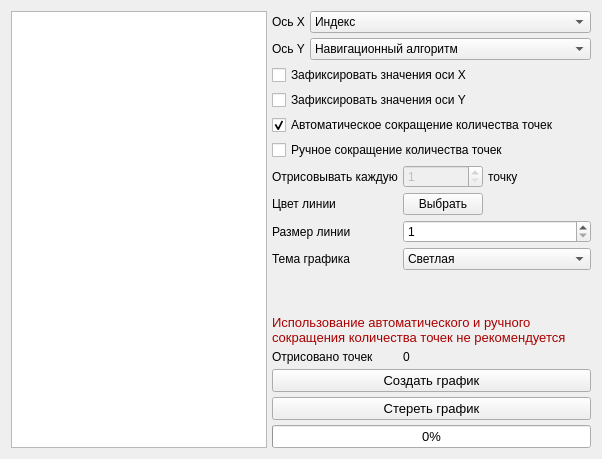
        <widget class="QWidget" name="tabChart">
         <attribute name="title">
          <string>График</string>
         </attribute>
         <layout class="QGridLayout" name="gridLayout_7">
          <item row="0" column="0">
           <layout class="QGridLayout" name="gridLayout_2" rowstretch="0,0,0,0,0,0,0,7,0,0,0,0,0,0,0,0" columnstretch="130,0,1,1,2">
            <property name="sizeConstraint">
             <enum>QLayout::SetDefaultConstraint</enum>
            </property>
            <property name="spacing">
             <number>5</number>
            </property>
            <item row="9" column="3" colspan="2">
             <widget class="QComboBox" name="cbChartTheme">
              <item>
               <property name="text">
                <string>Светлая</string>
               </property>
              </item>
              <item>
               <property name="text">
                <string>Лазурно-голубая</string>
               </property>
              </item>
              <item>
               <property name="text">
                <string>Темная</string>
               </property>
              </item>
              <item>
               <property name="text">
                <string>Песочно-коричневая</string>
               </property>
              </item>
              <item>
               <property name="text">
                <string>Синяя</string>
               </property>
              </item>
              <item>
               <property name="text">
                <string>Высокий контраст</string>
               </property>
              </item>
              <item>
               <property name="text">
                <string>Ледяная</string>
               </property>
              </item>
              <item>
               <property name="text">
                <string>QT</string>
               </property>
              </item>
             </widget>
            </item>
            <item row="7" column="1" colspan="2">
             <widget class="QLabel" name="lblChartPenColor">
              <property name="text">
               <string>Цвет линии</string>
              </property>
             </widget>
            </item>
            <item row="14" column="1" colspan="4">
             <widget class="QPushButton" name="pbDeleteChart">
              <property name="font">
               <font>
                <pointsize>10</pointsize>
               </font>
              </property>
              <property name="text">
               <string>Стереть график</string>
              </property>
             </widget>
            </item>
            <item row="15" column="1" colspan="4">
             <widget class="QProgressBar" name="prbrChartDrawing">
              <property name="font">
               <font>
                <pointsize>10</pointsize>
               </font>
              </property>
              <property name="minimum">
               <number>0</number>
              </property>
              <property name="maximum">
               <number>100</number>
              </property>
              <property name="value">
               <number>0</number>
              </property>
              <property name="textVisible">
               <bool>true</bool>
              </property>
              <property name="orientation">
               <enum>Qt::Horizontal</enum>
              </property>
              <property name="format">
               <string>%p%</string>
              </property>
             </widget>
            </item>
            <item row="6" column="3">
             <widget class="QDoubleSpinBox" name="sbChartAODensity">
              <property name="enabled">
               <bool>false</bool>
              </property>
              <property name="decimals">
               <number>0</number>
              </property>
              <property name="minimum">
               <double>1.000000000000000</double>
              </property>
              <property name="maximum">
               <double>100000.000000000000000</double>
              </property>
              <property name="singleStep">
               <double>1.000000000000000</double>
              </property>
              <property name="value">
               <double>1.000000000000000</double>
              </property>
             </widget>
            </item>
            <item row="6" column="1" colspan="2">
             <widget class="QLabel" name="lblChartAODensity">
              <property name="text">
               <string>Отрисовывать каждую</string>
              </property>
             </widget>
            </item>
            <item row="6" column="4">
             <widget class="QLabel" name="lblChartAODensity_2">
              <property name="text">
               <string>точку</string>
              </property>
             </widget>
            </item>
            <item row="5" column="1" colspan="4">
             <widget class="QCheckBox" name="chbChartUseAltOptimization">
              <property name="text">
               <string>Ручное сокращение количества точек</string>
              </property>
              <property name="checked">
               <bool>false</bool>
              </property>
             </widget>
            </item>
            <item row="13" column="1" colspan="4">
             <widget class="QPushButton" name="pbSetChart">
              <property name="font">
               <font>
                <pointsize>10</pointsize>
               </font>
              </property>
              <property name="text">
               <string>Создать график</string>
              </property>
             </widget>
            </item>
            <item row="0" column="2" colspan="3">
             <widget class="QComboBox" name="cbChartRow">
              <item>
               <property name="text">
                <string>Индекс</string>
               </property>
              </item>
              <item>
               <property name="text">
                <string>SNS</string>
               </property>
              </item>
              <item>
               <property name="text">
                <string>SND</string>
               </property>
              </item>
             </widget>
            </item>
            <item row="1" column="2" colspan="3">
             <widget class="QComboBox" name="cbChartColumn">
              <item>
               <property name="text">
                <string>Навигационный алгоритм</string>
               </property>
              </item>
              <item>
               <property name="text">
                <string>Продольная земная скорость</string>
               </property>
              </item>
              <item>
               <property name="text">
                <string>Вертикальная земная скорость</string>
               </property>
              </item>
              <item>
               <property name="text">
                <string>Боковая земная скорость</string>
               </property>
              </item>
              <item>
               <property name="text">
                <string>Воздушная скорость</string>
               </property>
              </item>
              <item>
               <property name="text">
                <string>Крен</string>
               </property>
              </item>
              <item>
               <property name="text">
                <string>Тангаж</string>
               </property>
              </item>
              <item>
               <property name="text">
                <string>Курс</string>
               </property>
              </item>
              <item>
               <property name="text">
                <string>Курс магнитный</string>
               </property>
              </item>
              <item>
               <property name="text">
                <string>Широта</string>
               </property>
              </item>
              <item>
               <property name="text">
                <string>Долгота</string>
               </property>
              </item>
              <item>
               <property name="text">
                <string>Высота</string>
               </property>
              </item>
              <item>
               <property name="text">
                <string>Ox скорость</string>
               </property>
              </item>
              <item>
               <property name="text">
                <string>Oy скорость</string>
               </property>
              </item>
              <item>
               <property name="text">
                <string>Oz скорость</string>
               </property>
              </item>
              <item>
               <property name="text">
                <string>Угол атаки</string>
               </property>
              </item>
              <item>
               <property name="text">
                <string>Угол скольжения</string>
               </property>
              </item>
              <item>
               <property name="text">
                <string>Барометрическая высота</string>
               </property>
              </item>
              <item>
               <property name="text">
                <string>Статическое давление</string>
               </property>
              </item>
              <item>
               <property name="text">
                <string>Температура наружного воздуха</string>
               </property>
              </item>
              <item>
               <property name="text">
                <string>Продольная перегрузка</string>
               </property>
              </item>
              <item>
               <property name="text">
                <string>Вертикальная перегрузка</string>
               </property>
              </item>
              <item>
               <property name="text">
                <string>Боковая перегрузка</string>
               </property>
              </item>
              <item>
               <property name="text">
                <string>Путевой угол</string>
               </property>
              </item>
              <item>
               <property name="text">
                <string>Направление ветра</string>
               </property>
              </item>
              <item>
               <property name="text">
                <string>Скорость ветра</string>
               </property>
              </item>
              <item>
               <property name="text">
                <string>Номер прошивки ОВ</string>
               </property>
              </item>
              <item>
               <property name="text">
                <string>Версия ОВ</string>
               </property>
              </item>
              <item>
               <property name="text">
                <string>Номер прошивки НВ</string>
               </property>
              </item>
              <item>
               <property name="text">
                <string>Версия НВ</string>
               </property>
              </item>
              <item>
               <property name="text">
                <string>Номер НВ</string>
               </property>
              </item>
              <item>
               <property name="text">
                <string>Время до окончания выставки или прогрева</string>
               </property>
              </item>
              <item>
               <property name="text">
                <string>Режим работы БИВ</string>
               </property>
              </item>
              <item>
               <property name="text">
                <string>Счетчик UDP пакетов</string>
               </property>
              </item>
              <item>
               <property name="text">
                <string>Время системы в сек</string>
               </property>
              </item>
              <item>
               <property name="text">
                <string>Время настройки БИВ в часах</string>
               </property>
              </item>
              <item>
               <property name="text">
                <string>Приоритет источника</string>
               </property>
              </item>
              <item>
               <property name="text">
                <string>Мл. байт число GPS</string>
               </property>
              </item>
              <item>
               <property name="text">
                <string>Режим работы SNS</string>
               </property>
              </item>
              <item>
               <property name="text">
                <string>Заданный режим работы SNS</string>
               </property>
              </item>
              <item>
               <property name="text">
                <string>Биты достоверности данных</string>
               </property>
              </item>
              <item>
               <property name="text">
                <string>Признаки исправности РЛК</string>
               </property>
              </item>
              <item>
               <property name="text">
                <string>Статус приема данных</string>
               </property>
              </item>
             </widget>
            </item>
            <item row="1" column="1">
             <widget class="QLabel" name="lblY">
              <property name="text">
               <string>Ось Y</string>
              </property>
             </widget>
            </item>
            <item row="12" column="1" colspan="2">
             <widget class="QLabel" name="lblChartPoints">
              <property name="text">
               <string>Отрисовано точек</string>
              </property>
             </widget>
            </item>
            <item row="7" column="4">
             <widget class="QWidget" name="wChartPenColorDisplay" native="true">
              <property name="autoFillBackground">
               <bool>true</bool>
              </property>
             </widget>
            </item>
            <item row="7" column="3">
             <widget class="QPushButton" name="pbChartPenColorSelection">
              <property name="text">
               <string>Выбрать</string>
              </property>
             </widget>
            </item>
            <item row="4" column="1" colspan="4">
             <widget class="QCheckBox" name="chbChartUseOptimization">
              <property name="text">
               <string>Автоматическое сокращение количества точек</string>
              </property>
              <property name="checked">
               <bool>true</bool>
              </property>
             </widget>
            </item>
            <item row="3" column="1" colspan="4">
             <widget class="QCheckBox" name="chbChartFixAxisY">
              <property name="text">
               <string>Зафиксировать значения оси Y</string>
              </property>
              <property name="checked">
               <bool>false</bool>
              </property>
             </widget>
            </item>
            <item row="0" column="1">
             <widget class="QLabel" name="lblX">
              <property name="text">
               <string>Ось X</string>
              </property>
             </widget>
            </item>
            <item row="9" column="1" colspan="2">
             <widget class="QLabel" name="lblChartTheme">
              <property name="text">
               <string>Тема графика</string>
              </property>
             </widget>
            </item>
            <item row="2" column="1" colspan="4">
             <widget class="QCheckBox" name="chbChartFixAxisX">
              <property name="text">
               <string>Зафиксировать значения оси X</string>
              </property>
              <property name="checked">
               <bool>false</bool>
              </property>
             </widget>
            </item>
            <item row="0" column="0" rowspan="16">
             <widget class="ChartView" name="chartView"/>
            </item>
            <item row="11" column="1" colspan="4">
             <widget class="QLabel" name="lblChartOptimizationsWarning">
              <property name="font">
               <font>
                <pointsize>10</pointsize>
                <italic>false</italic>
                <bold>false</bold>
               </font>
              </property>
              <property name="styleSheet">
               <string notr="true">color: rgb(170, 0, 0);
font: 10pt &quot;Century Gothic&quot;;</string>
              </property>
              <property name="text">
               <string>Использование автоматического и ручного сокращения количества точек не рекомендуется</string>
              </property>
              <property name="textFormat">
               <enum>Qt::PlainText</enum>
              </property>
              <property name="wordWrap">
               <bool>true</bool>
              </property>
             </widget>
            </item>
            <item row="8" column="1" colspan="2">
             <widget class="QLabel" name="lblChartPenWidth">
              <property name="text">
               <string>Размер линии</string>
              </property>
             </widget>
            </item>
            <item row="8" column="3" colspan="2">
             <widget class="QSpinBox" name="sbChartPenWidth">
              <property name="minimum">
               <number>1</number>
              </property>
              <property name="maximum">
               <number>20</number>
              </property>
             </widget>
            </item>
            <item row="10" column="1" colspan="4">
             <spacer name="verticalSpacer">
              <property name="orientation">
               <enum>Qt::Vertical</enum>
              </property>
              <property name="sizeHint" stdset="0">
               <size>
                <width>20</width>
                <height>40</height>
               </size>
              </property>
             </spacer>
            </item>
            <item row="12" column="3" colspan="2">
             <widget class="QLabel" name="lblChartPointsValue">
              <property name="text">
               <string>0</string>
              </property>
             </widget>
            </item>
           </layout>
          </item>
         </layout>
        </widget>
